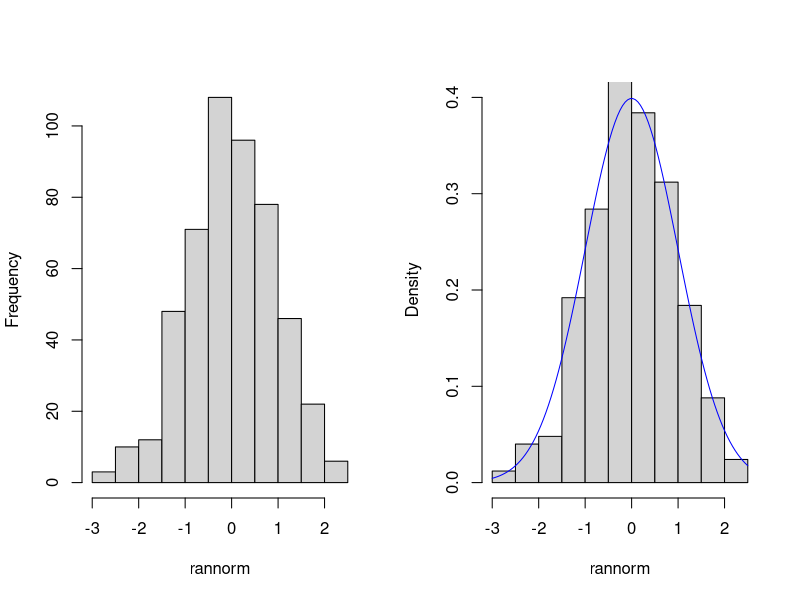
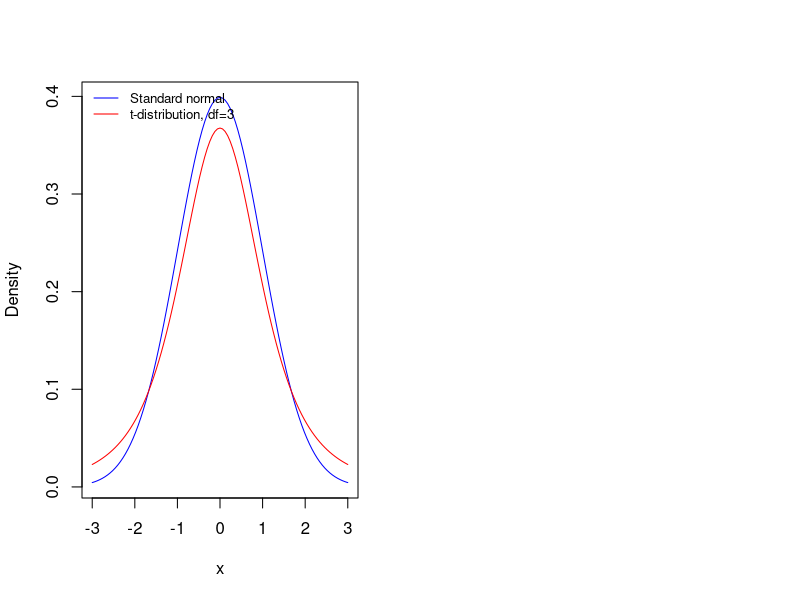

R code for these plots, in order:
## ---- chunk 1
knitr::opts_chunk$set(echo = TRUE)
## ---- chunk 2

m <- 3 # mean 
sd <- 2 # standard deviation
p <- 4 # prob
#dnorm(x, mean = 0, sd = 1, log = FALSE)
#pnorm(q, mean = 0, sd = 1, lower.tail = TRUE, log.p = FALSE)
#qnorm(p, mean = 0, sd = 1, lower.tail = TRUE, log.p = FALSE)
#rnorm(n, mean = 0, sd = 1)

## Standard normal distribution
rannorm <- rnorm(500)
par(mfrow=c(1,2)) # two plots by side
# A frequency diagram
hist(rannorm, freq=TRUE, main="")
hist(rannorm, freq=FALSE, main="", ylim=c(0,0.4))
curve(dnorm(x), add=TRUE, col="blue")

# A standard normal distribution

curve(dnorm(x, sd=1, mean=0), from=-3, to=3,
      ylab="Density", col="blue")

# Add a t-distribution with 3 degrees of freedom.

curve(dt(x, df=3), from =-3, to=3, add=TRUE, col="red")

# Add a legend (with a few options, see ?legend)

legend("topleft", c("Standard normal","t-distribution, df=3"), lty=1, col=c("blue","red"),
       bty='n', cex=0.8)
## ---- chunk 3

alpha <- 0.05 # 95% confidence interval
xbar <- mean(rannorm)
s <- sd(rannorm)
n <- length(rannorm)
half.width <- qt(1-alpha/2, n-1)*s/sqrt(n)

# Confidence Interval
c(xbar - half.width, xbar + half.width)
